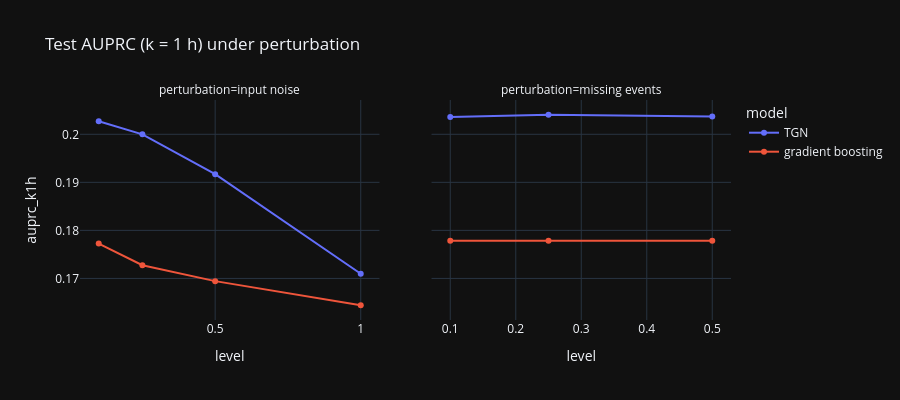

Here is the notebook cell this chart was saved with:
### Markdown cell above
## 2. Perturbations: noisy inputs and missing events

**Input noise:** Gaussian noise of standard deviation σ (inputs are standardised, so σ = 0.5 is half a typical
deviation) on the explained event's inputs: node features of both coins and the event message, for both models.
**Missing events:** a random share of test events never reaches the TGN's memory and neighbour lists (data-feed
gaps); every event is still scored. Gradient boosting has no event memory, so missing events cannot affect it.

### Code cell
stx = pd.read_csv("../reports/robustness/stress_tests.csv")
base = stx[stx["perturbation"] == "none"].set_index("model")
stx["rel_k1h"] = stx.apply(lambda r: r["auprc_k1h"] / base.loc[r["model"], "auprc_k1h"] - 1, axis=1)
stx["rel_k6h"] = stx.apply(lambda r: r["auprc_k6h"] / base.loc[r["model"], "auprc_k6h"] - 1, axis=1)
nm = stx[stx["perturbation"].isin(["none", "input noise", "missing events"])]
fig = px.line(nm[nm["perturbation"] != "none"], x="level", y="auprc_k1h", color="model", facet_col="perturbation",
              markers=True, title="Test AUPRC (k = 1 h) under perturbation", facet_col_spacing=0.08)
fig.update_xaxes(matches=None)
fig.update_layout(height=400)
fig.show()
display(nm[["model", "perturbation", "level", "auprc_k1h", "auprc_k6h", "auprc_k24h", "rel_k1h", "rel_k6h", "mean_abs_dp"]]
        .round(4).set_index(["perturbation", "level", "model"]).sort_index())

### Figure 1 — Plotly figure (JSON) as saved in the notebook; plotly's stock layout.template omitted (floating-point values rounded to 4 significant figures)
{"data": [{"hovertemplate": "model=TGN<br>perturbation=input noise<br>level=%{x}<br>auprc_k1h=%{y}<extra></extra>", "legendgroup": "TGN", "line": {"color": "#636efa", "dash": "solid"}, "marker": {"symbol": "circle"}, "mode": "lines+markers", "name": "TGN", "orientation": "v", "showlegend": true, "type": "scatter", "x": [0.1, 0.25, 0.5, 1.0], "xaxis": "x", "y": [0.2027, 0.2, 0.1917, 0.171], "yaxis": "y"}, {"hovertemplate": "model=TGN<br>perturbation=missing events<br>level=%{x}<br>auprc_k1h=%{y}<extra></extra>", "legendgroup": "TGN", "line": {"color": "#636efa", "dash": "solid"}, "marker": {"symbol": "circle"}, "mode": "lines+markers", "name": "TGN", "orientation": "v", "showlegend": false, "type": "scatter", "x": [0.1, 0.25, 0.5], "xaxis": "x2", "y": [0.2036, 0.2041, 0.2037], "yaxis": "y2"}, {"hovertemplate": "model=gradient boosting<br>perturbation=input noise<br>level=%{x}<br>auprc_k1h=%{y}<extra></extra>", "legendgroup": "gradient boosting", "line": {"color": "#EF553B", "dash": "solid"}, "marker": {"symbol": "circle"}, "mode": "lines+markers", "name": "gradient boosting", "orientation": "v", "showlegend": true, "type": "scatter", "x": [0.1, 0.25, 0.5, 1.0], "xaxis": "x", "y": [0.1772, 0.1727, 0.1694, 0.1644], "yaxis": "y"}, {"hovertemplate": "model=gradient boosting<br>perturbation=missing events<br>level=%{x}<br>auprc_k1h=%{y}<extra></extra>", "legendgroup": "gradient boosting", "line": {"color": "#EF553B", "dash": "solid"}, "marker": {"symbol": "circle"}, "mode": "lines+markers", "name": "gradient boosting", "orientation": "v", "showlegend": false, "type": "scatter", "x": [0.1, 0.25, 0.5], "xaxis": "x2", "y": [0.1778, 0.1778, 0.1778], "yaxis": "y2"}], "layout": {"annotations": [{"font": {}, "showarrow": false, "text": "perturbation=input noise", "x": 0.23, "xanchor": "center", "xref": "paper", "y": 1.0, "yanchor": "bottom", "yref": "paper"}, {"font": {}, "showarrow": false, "text": "perturbation=missing events", "x": 0.77, "xanchor": "center", "xref": "paper", "y": 1.0, "yanchor": "bottom", "yref": "paper"}], "height": 400, "legend": {"title": {"text": "model"}, "tracegroupgap": 0}, "title": {"text": "Test AUPRC (k = 1 h) under perturbation"}, "xaxis": {"anchor": "y", "domain": [0.0, 0.46], "title": {"text": "level"}}, "xaxis2": {"anchor": "y2", "domain": [0.54, 1.0], "title": {"text": "level"}}, "yaxis": {"anchor": "x", "domain": [0.0, 1.0], "title": {"text": "auprc_k1h"}}, "yaxis2": {"anchor": "x2", "domain": [0.0, 1.0], "matches": "y", "showticklabels": false}}}
